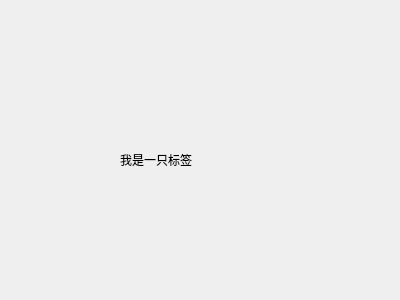
<?xml version="1.0" encoding="UTF-8"?>
<ui version="4.0">
 <class>Form</class>
 <widget class="QWidget" name="Form">
  <property name="geometry">
   <rect>
    <x>0</x>
    <y>0</y>
    <width>400</width>
    <height>300</height>
   </rect>
  </property>
  <property name="baseSize">
   <size>
    <width>400</width>
    <height>300</height>
   </size>
  </property>
  <property name="windowTitle">
   <string>Hello</string>
  </property>
  <widget class="QLabel" name="label">
   <property name="geometry">
    <rect>
     <x>120</x>
     <y>150</y>
     <width>131</width>
     <height>20</height>
    </rect>
   </property>
   <property name="text">
    <string>我是一只标签</string>
   </property>
  </widget>
 </widget>
 <resources/>
 <connections/>
</ui>
